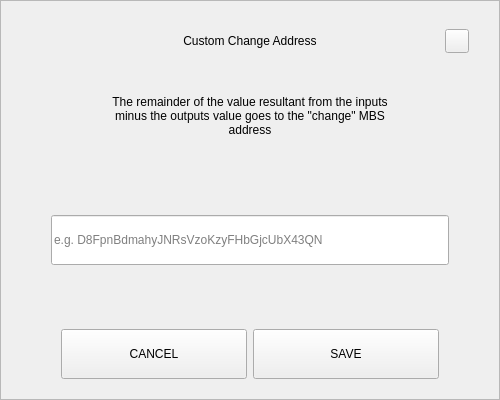
<?xml version="1.0" encoding="UTF-8"?>
<ui version="4.0">
 <class>SendChangeAddressDialog</class>
 <widget class="QDialog" name="SendChangeAddressDialog">
  <property name="geometry">
   <rect>
    <x>0</x>
    <y>0</y>
    <width>500</width>
    <height>400</height>
   </rect>
  </property>
  <property name="windowTitle">
   <string>Dialog</string>
  </property>
  <layout class="QVBoxLayout" name="verticalLayout">
   <property name="spacing">
    <number>0</number>
   </property>
   <property name="leftMargin">
    <number>0</number>
   </property>
   <property name="topMargin">
    <number>0</number>
   </property>
   <property name="rightMargin">
    <number>0</number>
   </property>
   <property name="bottomMargin">
    <number>0</number>
   </property>
   <item>
    <widget class="QFrame" name="frame">
     <property name="styleSheet">
      <string notr="true"/>
     </property>
     <property name="frameShape">
      <enum>QFrame::StyledPanel</enum>
     </property>
     <property name="frameShadow">
      <enum>QFrame::Raised</enum>
     </property>
     <layout class="QVBoxLayout" name="verticalLayout_2" stretch="0,0,0,0,0,0,0">
      <property name="spacing">
       <number>0</number>
      </property>
      <property name="leftMargin">
       <number>30</number>
      </property>
      <property name="topMargin">
       <number>20</number>
      </property>
      <property name="rightMargin">
       <number>30</number>
      </property>
      <property name="bottomMargin">
       <number>20</number>
      </property>
      <item>
       <layout class="QHBoxLayout" name="horizontalLayout_3">
        <property name="spacing">
         <number>0</number>
        </property>
        <item>
         <spacer name="horizontalSpacer_2">
          <property name="orientation">
           <enum>Qt::Horizontal</enum>
          </property>
          <property name="sizeHint" stdset="0">
           <size>
            <width>40</width>
            <height>20</height>
           </size>
          </property>
         </spacer>
        </item>
        <item>
         <widget class="QLabel" name="labelTitle">
          <property name="minimumSize">
           <size>
            <width>0</width>
            <height>40</height>
           </size>
          </property>
          <property name="maximumSize">
           <size>
            <width>16777215</width>
            <height>40</height>
           </size>
          </property>
          <property name="styleSheet">
           <string notr="true">padding-left:24px;</string>
          </property>
          <property name="text">
           <string>Custom Change Address</string>
          </property>
          <property name="alignment">
           <set>Qt::AlignCenter</set>
          </property>
          <property name="margin">
           <number>7</number>
          </property>
         </widget>
        </item>
        <item>
         <spacer name="horizontalSpacer">
          <property name="orientation">
           <enum>Qt::Horizontal</enum>
          </property>
          <property name="sizeHint" stdset="0">
           <size>
            <width>40</width>
            <height>20</height>
           </size>
          </property>
         </spacer>
        </item>
        <item>
         <widget class="QPushButton" name="btnEsc">
          <property name="minimumSize">
           <size>
            <width>24</width>
            <height>24</height>
           </size>
          </property>
          <property name="maximumSize">
           <size>
            <width>24</width>
            <height>24</height>
           </size>
          </property>
          <property name="focusPolicy">
           <enum>Qt::NoFocus</enum>
          </property>
          <property name="text">
           <string/>
          </property>
         </widget>
        </item>
       </layout>
      </item>
      <item>
       <spacer name="verticalSpacer_2">
        <property name="orientation">
         <enum>Qt::Vertical</enum>
        </property>
        <property name="sizeType">
         <enum>QSizePolicy::Fixed</enum>
        </property>
        <property name="sizeHint" stdset="0">
         <size>
          <width>20</width>
          <height>20</height>
         </size>
        </property>
       </spacer>
      </item>
      <item alignment="Qt::AlignHCenter">
       <widget class="QLabel" name="labelMessage">
        <property name="minimumSize">
         <size>
          <width>0</width>
          <height>70</height>
         </size>
        </property>
        <property name="text">
         <string>The remainder of the value resultant from the inputs minus the outputs value goes to the &quot;change&quot; MBS address</string>
        </property>
        <property name="alignment">
         <set>Qt::AlignCenter</set>
        </property>
        <property name="wordWrap">
         <bool>true</bool>
        </property>
       </widget>
      </item>
      <item>
       <spacer name="verticalSpacer_3">
        <property name="orientation">
         <enum>Qt::Vertical</enum>
        </property>
        <property name="sizeHint" stdset="0">
         <size>
          <width>20</width>
          <height>40</height>
         </size>
        </property>
       </spacer>
      </item>
      <item>
       <layout class="QHBoxLayout" name="horizontalLayout_2">
        <property name="spacing">
         <number>0</number>
        </property>
        <property name="leftMargin">
         <number>20</number>
        </property>
        <property name="rightMargin">
         <number>20</number>
        </property>
        <item>
         <widget class="QLineEdit" name="lineEditAddress">
          <property name="minimumSize">
           <size>
            <width>0</width>
            <height>50</height>
           </size>
          </property>
          <property name="placeholderText">
           <string notr="true">e.g. D8FpnBdmahyJNRsVzoKzyFHbGjcUbX43QN</string>
          </property>
         </widget>
        </item>
       </layout>
      </item>
      <item>
       <spacer name="verticalSpacer">
        <property name="orientation">
         <enum>Qt::Vertical</enum>
        </property>
        <property name="sizeHint" stdset="0">
         <size>
          <width>20</width>
          <height>40</height>
         </size>
        </property>
       </spacer>
      </item>
      <item>
       <layout class="QHBoxLayout" name="horizontalLayout" stretch="2,2">
        <property name="spacing">
         <number>6</number>
        </property>
        <property name="leftMargin">
         <number>30</number>
        </property>
        <property name="rightMargin">
         <number>30</number>
        </property>
        <item>
         <widget class="QPushButton" name="btnCancel">
          <property name="minimumSize">
           <size>
            <width>180</width>
            <height>50</height>
           </size>
          </property>
          <property name="focusPolicy">
           <enum>Qt::NoFocus</enum>
          </property>
          <property name="text">
           <string>CANCEL</string>
          </property>
         </widget>
        </item>
        <item>
         <widget class="QPushButton" name="btnSave">
          <property name="minimumSize">
           <size>
            <width>180</width>
            <height>50</height>
           </size>
          </property>
          <property name="focusPolicy">
           <enum>Qt::NoFocus</enum>
          </property>
          <property name="text">
           <string>SAVE</string>
          </property>
         </widget>
        </item>
       </layout>
      </item>
     </layout>
    </widget>
   </item>
  </layout>
 </widget>
 <resources/>
 <connections/>
</ui>
